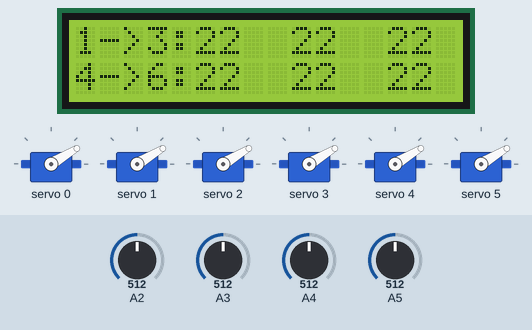
Simulated run of this sketch. Board: Arduino Uno, built with avr-gcc and run on an emulated ATmega328P. On the bench: 16×2 character LCD, 6 × servo. The inputs (shaded band) are chosen by the test bench; at power-on: A4 = 512, A2 = 512, A3 = 512, A5 = 512. What the sketch prints to the serial monitor is not drawn.

Above: at 1.2 s.
1.3 s: A4 set to 992
At 1.9 s:
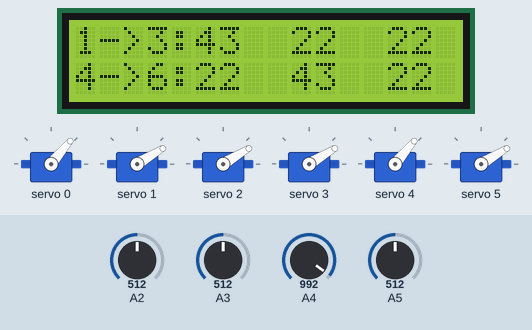
3.0 s: A2 set to 30
At 4.2 s:
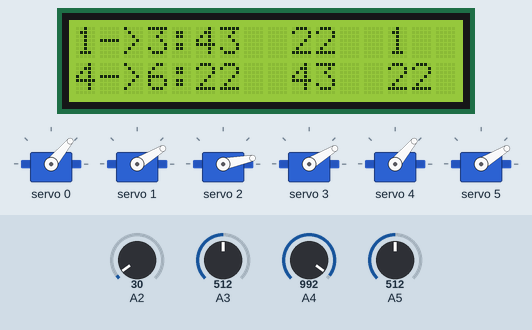
4.6 s: A3 set to 992
At 5.2 s:
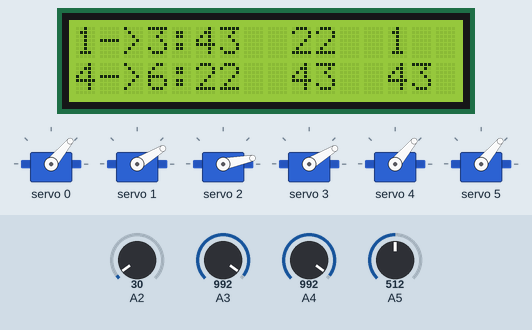
6.2 s: A5 set to 992
At 7.5 s:
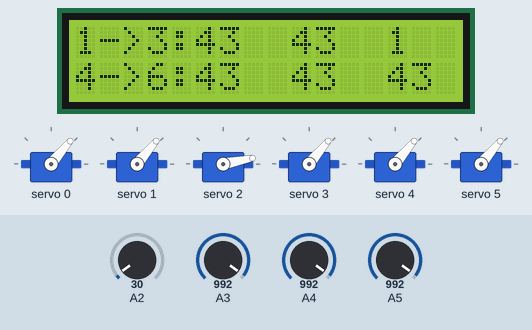
7.8 s: A2 set to 306
At 8.7 s:
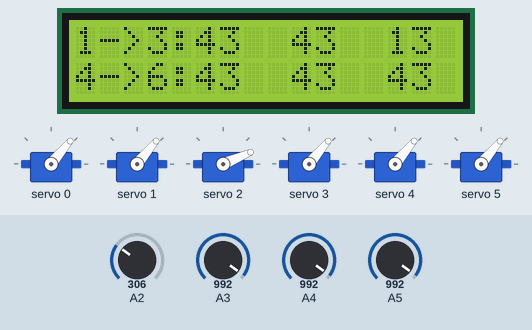
9.4 s: A3 set to 716
At 10.0 s:
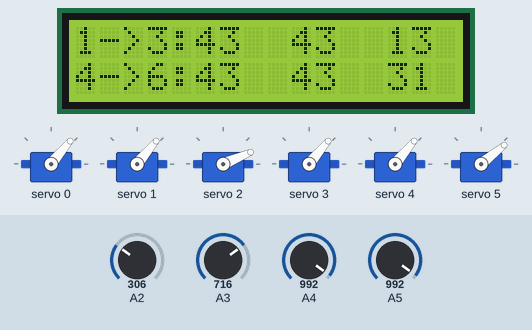
Timing chart, 0 to 12.0 s (numbered marks = the images above; inputs shaded):
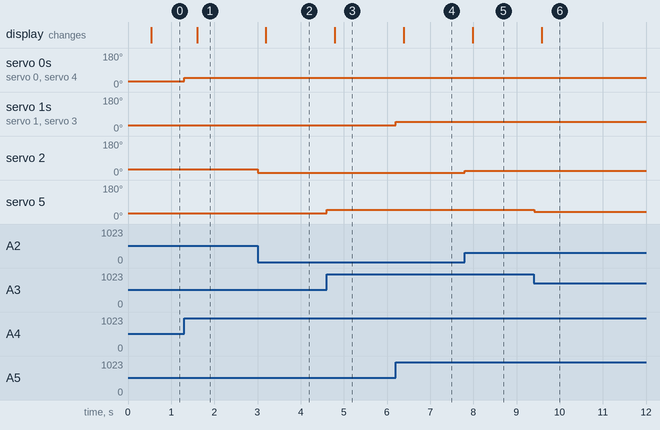

The sketch:

RobotArm.ino
```cpp
#include <Wire.h>
#include <Adafruit_PWMServoDriver.h>
#include <LiquidCrystal_I2C.h>

#define MIN_PULSE_WIDTH 650
#define MAX_PULSE_WIDTH 2350
#define FREQUENCY 50
#define PCA9685_ADDRESS 0x40

Adafruit_PWMServoDriver pwm = Adafruit_PWMServoDriver(PCA9685_ADDRESS);
LiquidCrystal_I2C lcd(0x27, 16, 2);

// Chan cac chiet ap
int control1 = 34;
int control2 = 35;
int control3 = 32;
int control4 = 27;
int control5 = 26;
int control6 = 25;

// Cong ra cua cac Servo tren PCA9685
int servo1 = 0;
int servo2 = 1;
int servo3 = 2;
int servo4 = 3;
int servo5 = 4;
int servo6 = 5;

//
long time_lcd = 0;

void setup()
{
  Serial.begin(115200);
  Wire.begin();
  Wire.setClock(50000); // Set I2C clock to 50kHz
  lcd.init();
  lcd.backlight();
  pwm.begin();
  pwm.setPWMFreq(FREQUENCY);
}

int moveServo(int controlIn, int servoOut)
{
  int pulseWide, pulseWidth, potVal, edge;

  // chuyen doi du lieu dau vao gui cho servo
  potVal = analogRead(controlIn);
  pulseWide = map(potVal, 0, 4095, MIN_PULSE_WIDTH, MAX_PULSE_WIDTH);
  pulseWidth = int(float(pulseWide) / 1000000 * FREQUENCY * 4096); // chuyen tu micro second sang do rung xung PWM
  edge = map(pulseWidth, 133, 481, 0, 180);

  Serial.println(potVal);
  // dieu khien servo
  pwm.setPWM(servoOut, 0, pulseWidth);
  return edge;
}

void loop()
{
  int lcd1 = moveServo(control1, servo1);
  int lcd2 = moveServo(control2, servo2);
  int lcd3 = moveServo(control3, servo3);
  int lcd4 = moveServo(control4, servo4);
  int lcd5 = moveServo(control5, servo5);
  int lcd6 = moveServo(control6, servo6);
  if (millis() - time_lcd >= 500)
  {
    lcd.clear();
    lcd.setCursor(0, 0);
    lcd.print("1->3:");

    lcd.setCursor(5, 0);
    lcd.print(lcd1);

    lcd.setCursor(9, 0);
    lcd.print(lcd2);

    lcd.setCursor(13, 0);
    lcd.print(lcd3);

    lcd.setCursor(0, 1);
    lcd.print("4->6:");

    lcd.setCursor(5, 1);
    lcd.print(lcd4);

    lcd.setCursor(9, 1);
    lcd.print(lcd5);

    lcd.setCursor(13, 1);
    lcd.print(lcd6);

    time_lcd = millis();
  }
}
```

Measured:
- after the input at 1.3 s, servo 0, servo 4: 31° → 50° at once; the display: changes after 0.30 s (image 1)
- after the input at 3.0 s, servo 2: 31° → 11° at once; the display: changes after 0.20 s (image 2)
- after the input at 4.6 s, servo 5: 31° → 50° at once; the display: changes after 0.19 s (image 3)
- after the input at 6.2 s, servo 1, servo 3: 31° → 50° at once; the display: changes after 0.19 s (image 4)
- after the input at 7.8 s, servo 2: 11° → 23° at once; the display: changes after 0.19 s (image 5)
- after the input at 9.4 s, servo 5: 50° → 39° at once; the display: changes after 0.19 s (image 6)
